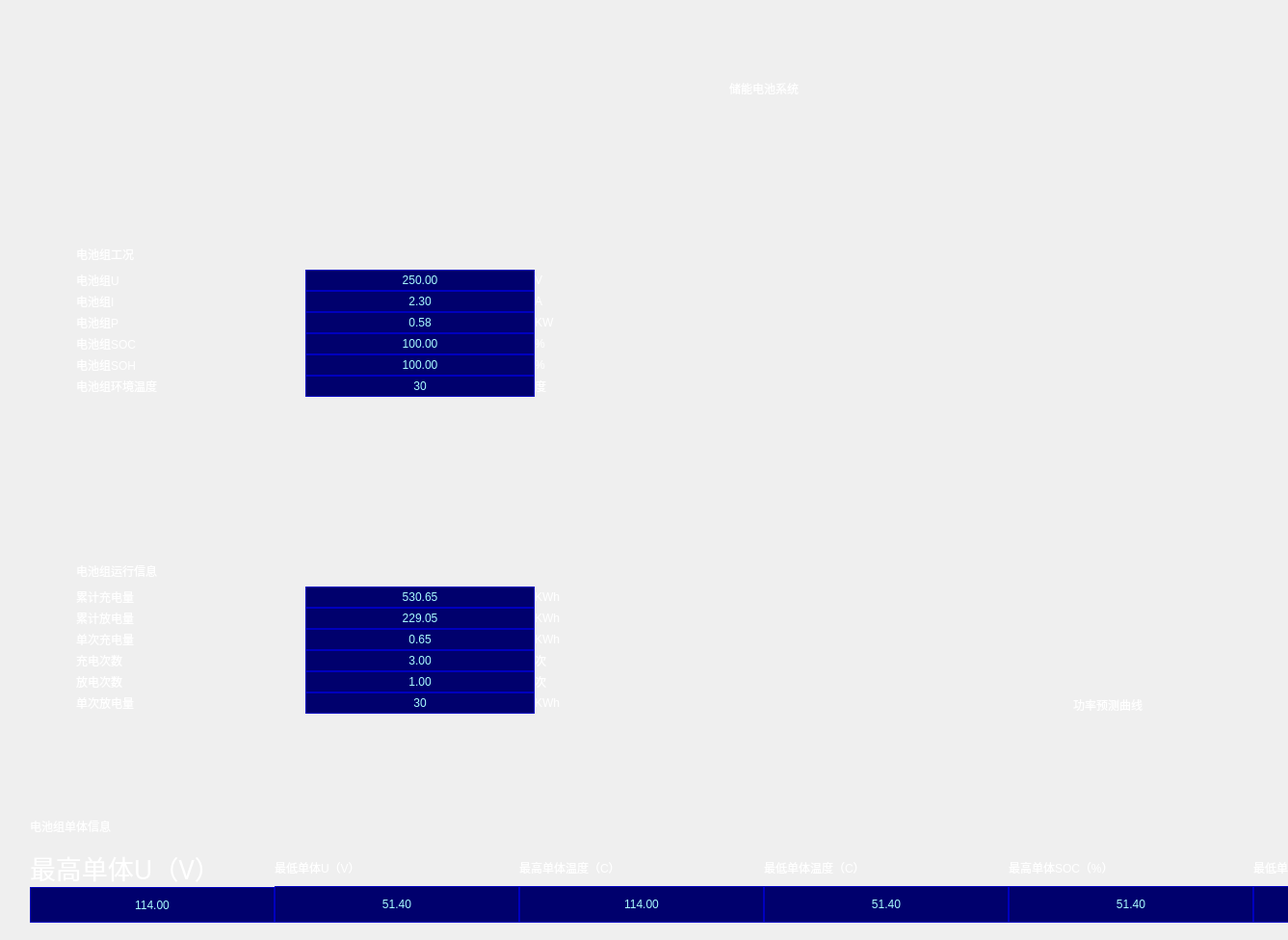
<?xml version="1.0" encoding="UTF-8"?>
<ui version="4.0">
 <class>Form</class>
 <widget class="QWidget" name="Form">
  <property name="geometry">
   <rect>
    <x>0</x>
    <y>0</y>
    <width>1337</width>
    <height>976</height>
   </rect>
  </property>
  <property name="windowTitle">
   <string>Form</string>
  </property>
  <property name="styleSheet">
   <string notr="true"/>
  </property>
  <widget class="QWidget" name="layoutWidget">
   <property name="geometry">
    <rect>
     <x>31</x>
     <y>30</y>
     <width>1524</width>
     <height>928</height>
    </rect>
   </property>
   <layout class="QVBoxLayout" name="layout1" stretch="3,2,12,2,3">
    <item>
     <widget class="QLabel" name="label">
      <property name="styleSheet">
       <string notr="true">font: 48pt &quot;Microsoft YaHei&quot;;
color: rgb(255, 255, 255);</string>
      </property>
      <property name="text">
       <string>储能电池系统</string>
      </property>
      <property name="alignment">
       <set>Qt::AlignCenter</set>
      </property>
     </widget>
    </item>
    <item>
     <widget class="QLabel" name="label_55">
      <property name="text">
       <string/>
      </property>
     </widget>
    </item>
    <item>
     <layout class="QHBoxLayout" name="horizontalLayout_5" stretch="1,30,1">
      <property name="spacing">
       <number>0</number>
      </property>
      <item>
       <widget class="QLabel" name="label_53">
        <property name="text">
         <string/>
        </property>
       </widget>
      </item>
      <item>
       <layout class="QHBoxLayout" name="horizontalLayout_4">
        <item>
         <layout class="QVBoxLayout" name="verticalLayout_16">
          <item>
           <layout class="QVBoxLayout" name="verticalLayout_4" stretch="3,12">
            <item>
             <widget class="QLabel" name="label_2">
              <property name="styleSheet">
               <string notr="true">font: 24pt &quot;Microsoft YaHei&quot;;

color:white;
</string>
              </property>
              <property name="text">
               <string>电池组工况</string>
              </property>
             </widget>
            </item>
            <item>
             <layout class="QHBoxLayout" name="horizontalLayout">
              <property name="spacing">
               <number>0</number>
              </property>
              <item>
               <layout class="QVBoxLayout" name="verticalLayout">
                <property name="spacing">
                 <number>0</number>
                </property>
                <item>
                 <widget class="QLabel" name="label_3">
                  <property name="styleSheet">
                   <string notr="true">font: 20pt &quot;Microsoft YaHei&quot;;

color:white;

</string>
                  </property>
                  <property name="text">
                   <string>电池组U</string>
                  </property>
                 </widget>
                </item>
                <item>
                 <widget class="QLabel" name="label_4">
                  <property name="styleSheet">
                   <string notr="true">font: 20pt &quot;Microsoft YaHei&quot;;

color:white;</string>
                  </property>
                  <property name="text">
                   <string>电池组I</string>
                  </property>
                 </widget>
                </item>
                <item>
                 <widget class="QLabel" name="label_5">
                  <property name="styleSheet">
                   <string notr="true">font: 20pt &quot;Microsoft YaHei&quot;;

color:white;</string>
                  </property>
                  <property name="text">
                   <string>电池组P</string>
                  </property>
                 </widget>
                </item>
                <item>
                 <widget class="QLabel" name="label_6">
                  <property name="styleSheet">
                   <string notr="true">font: 20pt &quot;Microsoft YaHei&quot;;

color:white;</string>
                  </property>
                  <property name="text">
                   <string>电池组SOC</string>
                  </property>
                 </widget>
                </item>
                <item>
                 <widget class="QLabel" name="label_7">
                  <property name="styleSheet">
                   <string notr="true">font: 20pt &quot;Microsoft YaHei&quot;;

color:white;</string>
                  </property>
                  <property name="text">
                   <string>电池组SOH</string>
                  </property>
                 </widget>
                </item>
                <item>
                 <widget class="QLabel" name="label_8">
                  <property name="styleSheet">
                   <string notr="true">font: 20pt &quot;Microsoft YaHei&quot;;

color:white;</string>
                  </property>
                  <property name="text">
                   <string>电池组环境温度</string>
                  </property>
                 </widget>
                </item>
               </layout>
              </item>
              <item>
               <layout class="QVBoxLayout" name="verticalLayout_2">
                <property name="spacing">
                 <number>0</number>
                </property>
                <item>
                 <widget class="QLabel" name="data1">
                  <property name="styleSheet">
                   <string notr="true">
font: 20pt  &quot;Microsoft YaHei&quot;;
color: rgb(170, 255, 255);
border-width:0.5px;
border-style:solid;
border-color:rgb(0, 0, 190);
background-color:rgb(0, 0, 109);</string>
                  </property>
                  <property name="text">
                   <string>250.00</string>
                  </property>
                  <property name="alignment">
                   <set>Qt::AlignCenter</set>
                  </property>
                 </widget>
                </item>
                <item>
                 <widget class="QLabel" name="data2">
                  <property name="styleSheet">
                   <string notr="true">
font: 20pt  &quot;Microsoft YaHei&quot;;
color: rgb(170, 255, 255);
border-width:0.5px;
border-style:solid;
border-color:rgb(0, 0, 190);
background-color:rgb(0, 0, 109);</string>
                  </property>
                  <property name="text">
                   <string>2.30</string>
                  </property>
                  <property name="alignment">
                   <set>Qt::AlignCenter</set>
                  </property>
                 </widget>
                </item>
                <item>
                 <widget class="QLabel" name="data3">
                  <property name="styleSheet">
                   <string notr="true">
font: 20pt  &quot;Microsoft YaHei&quot;;
color: rgb(170, 255, 255);
border-width:0.5px;
border-style:solid;
border-color:rgb(0, 0, 190);
background-color:rgb(0, 0, 109);</string>
                  </property>
                  <property name="text">
                   <string>0.58</string>
                  </property>
                  <property name="alignment">
                   <set>Qt::AlignCenter</set>
                  </property>
                 </widget>
                </item>
                <item>
                 <widget class="QLabel" name="data4">
                  <property name="styleSheet">
                   <string notr="true">
font: 20pt  &quot;Microsoft YaHei&quot;;
color: rgb(170, 255, 255);
border-width:0.5px;
border-style:solid;
border-color:rgb(0, 0, 190);
background-color:rgb(0, 0, 109);</string>
                  </property>
                  <property name="text">
                   <string>100.00</string>
                  </property>
                  <property name="alignment">
                   <set>Qt::AlignCenter</set>
                  </property>
                 </widget>
                </item>
                <item>
                 <widget class="QLabel" name="data5">
                  <property name="styleSheet">
                   <string notr="true">
font: 20pt  &quot;Microsoft YaHei&quot;;
color: rgb(170, 255, 255);
border-width:0.5px;
border-style:solid;
border-color:rgb(0, 0, 190);
background-color:rgb(0, 0, 109);</string>
                  </property>
                  <property name="text">
                   <string>100.00</string>
                  </property>
                  <property name="alignment">
                   <set>Qt::AlignCenter</set>
                  </property>
                 </widget>
                </item>
                <item>
                 <widget class="QLabel" name="data6">
                  <property name="styleSheet">
                   <string notr="true">
font: 20pt  &quot;Microsoft YaHei&quot;;
color: rgb(170, 255, 255);
border-width:0.5px;
border-style:solid;
border-color:rgb(0, 0, 190);
background-color:rgb(0, 0, 109);</string>
                  </property>
                  <property name="text">
                   <string>30</string>
                  </property>
                  <property name="alignment">
                   <set>Qt::AlignCenter</set>
                  </property>
                 </widget>
                </item>
               </layout>
              </item>
              <item>
               <layout class="QVBoxLayout" name="verticalLayout_3">
                <property name="spacing">
                 <number>0</number>
                </property>
                <item>
                 <widget class="QLabel" name="label_15">
                  <property name="styleSheet">
                   <string notr="true">font: 20pt &quot;Microsoft YaHei&quot;;

color:white;</string>
                  </property>
                  <property name="text">
                   <string>V</string>
                  </property>
                 </widget>
                </item>
                <item>
                 <widget class="QLabel" name="label_16">
                  <property name="styleSheet">
                   <string notr="true">font: 20pt &quot;Microsoft YaHei&quot;;

color:white;</string>
                  </property>
                  <property name="text">
                   <string>A</string>
                  </property>
                 </widget>
                </item>
                <item>
                 <widget class="QLabel" name="label_17">
                  <property name="styleSheet">
                   <string notr="true">font: 20pt &quot;Microsoft YaHei&quot;;

color:white;</string>
                  </property>
                  <property name="text">
                   <string>KW</string>
                  </property>
                 </widget>
                </item>
                <item>
                 <widget class="QLabel" name="label_18">
                  <property name="styleSheet">
                   <string notr="true">font: 20pt &quot;Microsoft YaHei&quot;;

color:white;</string>
                  </property>
                  <property name="text">
                   <string>%</string>
                  </property>
                 </widget>
                </item>
                <item>
                 <widget class="QLabel" name="label_19">
                  <property name="styleSheet">
                   <string notr="true">font: 20pt &quot;Microsoft YaHei&quot;;

color:white;</string>
                  </property>
                  <property name="text">
                   <string>%</string>
                  </property>
                 </widget>
                </item>
                <item>
                 <widget class="QLabel" name="label_20">
                  <property name="styleSheet">
                   <string notr="true">font: 20pt &quot;Microsoft YaHei&quot;;

color:white;</string>
                  </property>
                  <property name="text">
                   <string>度</string>
                  </property>
                 </widget>
                </item>
               </layout>
              </item>
             </layout>
            </item>
           </layout>
          </item>
          <item>
           <spacer name="verticalSpacer_2">
            <property name="orientation">
             <enum>Qt::Vertical</enum>
            </property>
            <property name="sizeHint" stdset="0">
             <size>
              <width>20</width>
              <height>40</height>
             </size>
            </property>
           </spacer>
          </item>
          <item>
           <layout class="QVBoxLayout" name="verticalLayout_5" stretch="3,12">
            <item>
             <widget class="QLabel" name="label_21">
              <property name="styleSheet">
               <string notr="true">font: 24pt &quot;Microsoft YaHei&quot;;
color:white;
</string>
              </property>
              <property name="text">
               <string>电池组运行信息</string>
              </property>
             </widget>
            </item>
            <item>
             <layout class="QHBoxLayout" name="horizontalLayout_2">
              <property name="spacing">
               <number>0</number>
              </property>
              <item>
               <layout class="QVBoxLayout" name="verticalLayout_6">
                <property name="spacing">
                 <number>0</number>
                </property>
                <item>
                 <widget class="QLabel" name="label_22">
                  <property name="styleSheet">
                   <string notr="true">font: 20pt &quot;Microsoft YaHei&quot;;

color:white;</string>
                  </property>
                  <property name="text">
                   <string>累计充电量</string>
                  </property>
                 </widget>
                </item>
                <item>
                 <widget class="QLabel" name="label_23">
                  <property name="styleSheet">
                   <string notr="true">font: 20pt &quot;Microsoft YaHei&quot;;

color:white;</string>
                  </property>
                  <property name="text">
                   <string>累计放电量</string>
                  </property>
                 </widget>
                </item>
                <item>
                 <widget class="QLabel" name="label_24">
                  <property name="styleSheet">
                   <string notr="true">font: 20pt &quot;Microsoft YaHei&quot;;

color:white;</string>
                  </property>
                  <property name="text">
                   <string>单次充电量</string>
                  </property>
                 </widget>
                </item>
                <item>
                 <widget class="QLabel" name="label_25">
                  <property name="styleSheet">
                   <string notr="true">font: 20pt &quot;Microsoft YaHei&quot;;

color:white;</string>
                  </property>
                  <property name="text">
                   <string>充电次数</string>
                  </property>
                 </widget>
                </item>
                <item>
                 <widget class="QLabel" name="label_26">
                  <property name="styleSheet">
                   <string notr="true">font: 20pt &quot;Microsoft YaHei&quot;;

color:white;</string>
                  </property>
                  <property name="text">
                   <string>放电次数</string>
                  </property>
                 </widget>
                </item>
                <item>
                 <widget class="QLabel" name="label_27">
                  <property name="styleSheet">
                   <string notr="true">font: 20pt &quot;Microsoft YaHei&quot;;

color:white;</string>
                  </property>
                  <property name="text">
                   <string>单次放电量</string>
                  </property>
                 </widget>
                </item>
               </layout>
              </item>
              <item>
               <layout class="QVBoxLayout" name="verticalLayout_7">
                <property name="spacing">
                 <number>0</number>
                </property>
                <item>
                 <widget class="QLabel" name="data7">
                  <property name="styleSheet">
                   <string notr="true">
font: 20pt  &quot;Microsoft YaHei&quot;;
color: rgb(170, 255, 255);
border-width:0.5px;
border-style:solid;
border-color:rgb(0, 0, 190);
background-color:rgb(0, 0, 109);</string>
                  </property>
                  <property name="text">
                   <string>530.65</string>
                  </property>
                  <property name="alignment">
                   <set>Qt::AlignCenter</set>
                  </property>
                 </widget>
                </item>
                <item>
                 <widget class="QLabel" name="data8">
                  <property name="styleSheet">
                   <string notr="true">
font: 20pt  &quot;Microsoft YaHei&quot;;
color: rgb(170, 255, 255);
border-width:0.5px;
border-style:solid;
border-color:rgb(0, 0, 190);
background-color:rgb(0, 0, 109);</string>
                  </property>
                  <property name="text">
                   <string>229.05</string>
                  </property>
                  <property name="alignment">
                   <set>Qt::AlignCenter</set>
                  </property>
                 </widget>
                </item>
                <item>
                 <widget class="QLabel" name="data9">
                  <property name="styleSheet">
                   <string notr="true">
font: 20pt  &quot;Microsoft YaHei&quot;;
color: rgb(170, 255, 255);
border-width:0.5px;
border-style:solid;
border-color:rgb(0, 0, 190);
background-color:rgb(0, 0, 109);</string>
                  </property>
                  <property name="text">
                   <string>0.65</string>
                  </property>
                  <property name="alignment">
                   <set>Qt::AlignCenter</set>
                  </property>
                 </widget>
                </item>
                <item>
                 <widget class="QLabel" name="data10">
                  <property name="styleSheet">
                   <string notr="true">
font: 20pt  &quot;Microsoft YaHei&quot;;
color: rgb(170, 255, 255);
border-width:0.5px;
border-style:solid;
border-color:rgb(0, 0, 190);
background-color:rgb(0, 0, 109);</string>
                  </property>
                  <property name="text">
                   <string>3.00</string>
                  </property>
                  <property name="alignment">
                   <set>Qt::AlignCenter</set>
                  </property>
                 </widget>
                </item>
                <item>
                 <widget class="QLabel" name="data11">
                  <property name="styleSheet">
                   <string notr="true">
font: 20pt  &quot;Microsoft YaHei&quot;;
color: rgb(170, 255, 255);
border-width:0.5px;
border-style:solid;
border-color:rgb(0, 0, 190);
background-color:rgb(0, 0, 109);</string>
                  </property>
                  <property name="text">
                   <string>1.00</string>
                  </property>
                  <property name="alignment">
                   <set>Qt::AlignCenter</set>
                  </property>
                 </widget>
                </item>
                <item>
                 <widget class="QLabel" name="data12">
                  <property name="styleSheet">
                   <string notr="true">
font: 20pt  &quot;Microsoft YaHei&quot;;
color: rgb(170, 255, 255);
border-width:0.5px;
border-style:solid;
border-color:rgb(0, 0, 190);
background-color:rgb(0, 0, 109);</string>
                  </property>
                  <property name="text">
                   <string>30</string>
                  </property>
                  <property name="alignment">
                   <set>Qt::AlignCenter</set>
                  </property>
                 </widget>
                </item>
               </layout>
              </item>
              <item>
               <layout class="QVBoxLayout" name="verticalLayout_8">
                <property name="spacing">
                 <number>0</number>
                </property>
                <item>
                 <widget class="QLabel" name="label_34">
                  <property name="styleSheet">
                   <string notr="true">font: 20pt &quot;Microsoft YaHei&quot;;

color:white;</string>
                  </property>
                  <property name="text">
                   <string>KWh</string>
                  </property>
                 </widget>
                </item>
                <item>
                 <widget class="QLabel" name="label_35">
                  <property name="styleSheet">
                   <string notr="true">font: 20pt &quot;Microsoft YaHei&quot;;

color:white;</string>
                  </property>
                  <property name="text">
                   <string>KWh</string>
                  </property>
                 </widget>
                </item>
                <item>
                 <widget class="QLabel" name="label_36">
                  <property name="styleSheet">
                   <string notr="true">font: 20pt &quot;Microsoft YaHei&quot;;

color:white;</string>
                  </property>
                  <property name="text">
                   <string>KWh</string>
                  </property>
                 </widget>
                </item>
                <item>
                 <widget class="QLabel" name="label_37">
                  <property name="styleSheet">
                   <string notr="true">font: 20pt &quot;Microsoft YaHei&quot;;

color:white;</string>
                  </property>
                  <property name="text">
                   <string>次</string>
                  </property>
                 </widget>
                </item>
                <item>
                 <widget class="QLabel" name="label_38">
                  <property name="styleSheet">
                   <string notr="true">font: 20pt &quot;Microsoft YaHei&quot;;

color:white;</string>
                  </property>
                  <property name="text">
                   <string>次</string>
                  </property>
                 </widget>
                </item>
                <item>
                 <widget class="QLabel" name="label_39">
                  <property name="styleSheet">
                   <string notr="true">font: 20pt &quot;Microsoft YaHei&quot;;

color:white;</string>
                  </property>
                  <property name="text">
                   <string>KWh</string>
                  </property>
                 </widget>
                </item>
               </layout>
              </item>
             </layout>
            </item>
           </layout>
          </item>
         </layout>
        </item>
        <item>
         <layout class="QVBoxLayout" name="verticalLayout_17" stretch="9,0">
          <property name="spacing">
           <number>0</number>
          </property>
          <item>
           <widget class="QLabel" name="PHOTO">
            <property name="styleSheet">
             <string notr="true">font: 20pt &quot;MS Shell Dlg 2&quot;;</string>
            </property>
            <property name="text">
             <string/>
            </property>
           </widget>
          </item>
          <item>
           <widget class="QLabel" name="label_11">
            <property name="styleSheet">
             <string notr="true">font: 24pt &quot;Microsoft YaHei&quot;;
color:white;
</string>
            </property>
            <property name="text">
             <string>功率预测曲线</string>
            </property>
            <property name="alignment">
             <set>Qt::AlignCenter</set>
            </property>
           </widget>
          </item>
         </layout>
        </item>
       </layout>
      </item>
      <item>
       <widget class="QLabel" name="label_54">
        <property name="text">
         <string/>
        </property>
       </widget>
      </item>
     </layout>
    </item>
    <item>
     <widget class="QLabel" name="label_56">
      <property name="text">
       <string/>
      </property>
     </widget>
    </item>
    <item>
     <layout class="QVBoxLayout" name="verticalLayout_15" stretch="3,5">
      <property name="spacing">
       <number>0</number>
      </property>
      <item>
       <widget class="QLabel" name="label_40">
        <property name="styleSheet">
         <string notr="true">font: 24pt &quot;Microsoft YaHei&quot;;
color:white;
</string>
        </property>
        <property name="text">
         <string>电池组单体信息</string>
        </property>
       </widget>
      </item>
      <item>
       <layout class="QHBoxLayout" name="horizontalLayout_3">
        <property name="spacing">
         <number>0</number>
        </property>
        <item>
         <layout class="QVBoxLayout" name="verticalLayout_9">
          <property name="spacing">
           <number>0</number>
          </property>
          <item>
           <widget class="QLabel" name="label_41">
            <property name="font">
             <font>
              <family>Microsoft YaHei</family>
              <pointsize>20</pointsize>
              <weight>50</weight>
              <italic>false</italic>
              <bold>false</bold>
             </font>
            </property>
            <property name="styleSheet">
             <string notr="true">font: 20pt &quot;Microsoft YaHei&quot;;

color:white;</string>
            </property>
            <property name="text">
             <string>最高单体U（V）</string>
            </property>
           </widget>
          </item>
          <item>
           <widget class="QLabel" name="data13">
            <property name="styleSheet">
             <string notr="true">
font: 20pt  &quot;Microsoft YaHei&quot;;
color: rgb(170, 255, 255);
border-width:0.5px;
border-style:solid;
border-color:rgb(0, 0, 190);
background-color:rgb(0, 0, 109);</string>
            </property>
            <property name="text">
             <string>114.00</string>
            </property>
            <property name="alignment">
             <set>Qt::AlignCenter</set>
            </property>
           </widget>
          </item>
         </layout>
        </item>
        <item>
         <layout class="QVBoxLayout" name="verticalLayout_10">
          <property name="spacing">
           <number>0</number>
          </property>
          <item>
           <widget class="QLabel" name="label_42">
            <property name="styleSheet">
             <string notr="true">font: 20pt &quot;Microsoft YaHei&quot;;

color:white;</string>
            </property>
            <property name="text">
             <string>最低单体U（V）</string>
            </property>
           </widget>
          </item>
          <item>
           <widget class="QLabel" name="data14">
            <property name="styleSheet">
             <string notr="true">
font: 20pt  &quot;Microsoft YaHei&quot;;
color: rgb(170, 255, 255);
border-width:0.5px;
border-style:solid;
border-color:rgb(0, 0, 190);
background-color:rgb(0, 0, 109);</string>
            </property>
            <property name="text">
             <string>51.40</string>
            </property>
            <property name="alignment">
             <set>Qt::AlignCenter</set>
            </property>
           </widget>
          </item>
         </layout>
        </item>
        <item>
         <layout class="QVBoxLayout" name="verticalLayout_11">
          <property name="spacing">
           <number>0</number>
          </property>
          <item>
           <widget class="QLabel" name="label_43">
            <property name="styleSheet">
             <string notr="true">font: 20pt &quot;Microsoft YaHei&quot;;

color:white;</string>
            </property>
            <property name="text">
             <string>最高单体温度（C）</string>
            </property>
           </widget>
          </item>
          <item>
           <widget class="QLabel" name="data15">
            <property name="styleSheet">
             <string notr="true">
font: 20pt  &quot;Microsoft YaHei&quot;;
color: rgb(170, 255, 255);
border-width:0.5px;
border-style:solid;
border-color:rgb(0, 0, 190);
background-color:rgb(0, 0, 109);</string>
            </property>
            <property name="text">
             <string>114.00</string>
            </property>
            <property name="alignment">
             <set>Qt::AlignCenter</set>
            </property>
           </widget>
          </item>
         </layout>
        </item>
        <item>
         <layout class="QVBoxLayout" name="verticalLayout_12">
          <property name="spacing">
           <number>0</number>
          </property>
          <item>
           <widget class="QLabel" name="label_44">
            <property name="styleSheet">
             <string notr="true">font: 20pt &quot;Microsoft YaHei&quot;;

color:white;</string>
            </property>
            <property name="text">
             <string>最低单体温度（C）</string>
            </property>
           </widget>
          </item>
          <item>
           <widget class="QLabel" name="data16">
            <property name="styleSheet">
             <string notr="true">
font: 20pt  &quot;Microsoft YaHei&quot;;
color: rgb(170, 255, 255);
border-width:0.5px;
border-style:solid;
border-color:rgb(0, 0, 190);
background-color:rgb(0, 0, 109);</string>
            </property>
            <property name="text">
             <string>51.40</string>
            </property>
            <property name="alignment">
             <set>Qt::AlignCenter</set>
            </property>
           </widget>
          </item>
         </layout>
        </item>
        <item>
         <layout class="QVBoxLayout" name="verticalLayout_13">
          <property name="spacing">
           <number>0</number>
          </property>
          <item>
           <widget class="QLabel" name="label_45">
            <property name="styleSheet">
             <string notr="true">font: 20pt &quot;Microsoft YaHei&quot;;

color:white;</string>
            </property>
            <property name="text">
             <string>最高单体SOC（%）</string>
            </property>
           </widget>
          </item>
          <item>
           <widget class="QLabel" name="data17">
            <property name="styleSheet">
             <string notr="true">
font: 20pt  &quot;Microsoft YaHei&quot;;
color: rgb(170, 255, 255);
border-width:0.5px;
border-style:solid;
border-color:rgb(0, 0, 190);
background-color:rgb(0, 0, 109);</string>
            </property>
            <property name="text">
             <string>51.40</string>
            </property>
            <property name="alignment">
             <set>Qt::AlignCenter</set>
            </property>
           </widget>
          </item>
         </layout>
        </item>
        <item>
         <layout class="QVBoxLayout" name="verticalLayout_14">
          <property name="spacing">
           <number>0</number>
          </property>
          <item>
           <widget class="QLabel" name="label_46">
            <property name="styleSheet">
             <string notr="true">font: 20pt &quot;Microsoft YaHei&quot;;

color:white;</string>
            </property>
            <property name="text">
             <string>最低单体SOC（%）</string>
            </property>
           </widget>
          </item>
          <item>
           <widget class="QLabel" name="data18">
            <property name="styleSheet">
             <string notr="true">
font: 20pt  &quot;Microsoft YaHei&quot;;
color: rgb(170, 255, 255);
border-width:0.5px;
border-style:solid;
border-color:rgb(0, 0, 190);
background-color:rgb(0, 0, 109);</string>
            </property>
            <property name="text">
             <string>11.40</string>
            </property>
            <property name="alignment">
             <set>Qt::AlignCenter</set>
            </property>
           </widget>
          </item>
         </layout>
        </item>
       </layout>
      </item>
     </layout>
    </item>
   </layout>
  </widget>
 </widget>
 <resources/>
 <connections/>
</ui>
